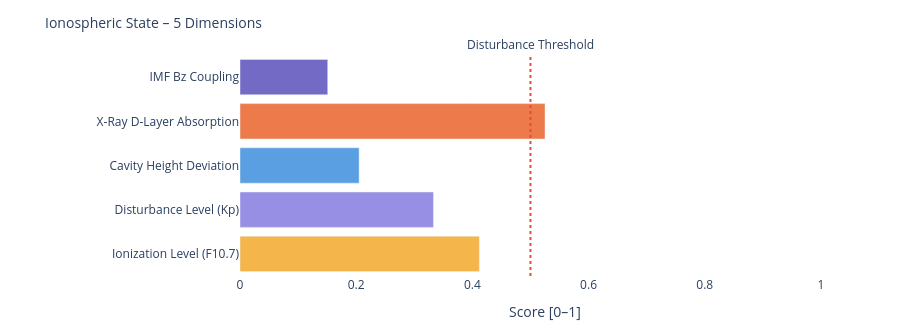

Write notebook code for a chart like this one.
### Markdown cell above
---
### 📐 Systemic Insight: Geometric Cavity vs. Real Schumann Resonance

**Relevant for:** Layer 6 = delta analysis &nbsp;|&nbsp; Layer 7 = feature vector / system interpretation

A cavity height change from 80 km to 70 km shifts the **idealized geometric frequencies** only minimally:

| Modus | Aktuell | Referenz | Δ |
|-------|---------|----------|---|
| SR-1 | 10.4762 Hz | 10.4599 Hz | +16 mHz |
| SR-2 | 18.1452 Hz | 18.1171 Hz | +28 mHz |
| SR-3 | 25.6612 Hz | 25.6215 Hz | +40 mHz |
| SR-4 | 33.1285 Hz | 33.0772 Hz | +51 mHz |

The geometric effect is limited because 10 km is very small compared to Earth's radius (~6371 km).

**Consequence:** Real Schumann deviations are likely driven more strongly by **conductivity, damping, day/night structure, lightning distribution and source geometry** than by pure cavity height.

---

**Layer 6 compares:**
```
geometric Δ from Layer 4  vs.  observed Δ from real Schumann measurement data
```

**Layer 7 Feature:**
```
If real Δ >> geometric Δ  →  non-geometric factors dominant
```

### Code cell
# ============================================================
# IONOSPHERIC STATE – Summary gauge
# Five dimensions: ionization, disturbance, cavity height, X-Ray, Bz coupling
# ============================================================

def norm(v, lo, hi):
    if v is None: return None
    return round(max(0.0, min(1.0, (v - lo) / (hi - lo))), 3)

# Ionization level (F10.7 → F2-Layer)
ioniz = norm(f107_val, 60, 250)

# Disturbance level (Kp → E/F-Layer irregularities)
disturb = norm(kp_val, 0, 9)

# Cavity height deviation from reference (80 km)
h_dev = norm(abs(h_eff - 80), 0, 20)

# X-Ray ionization (D-Layer absorption)
xray_ioniz = None
if xray_now is not None:
    xray_ioniz = norm(math.log10(max(xray_now, 1e-9)) + 9, 0, 5)

# Bz coupling (southward Bz → stronger magnetosphere-ionosphere coupling)
bz_coupling = norm(-(bz_now or 0), -5, 30) if bz_now is not None else None

dims = [
    ('Ionization Level (F10.7)',    ioniz,      '#F2A623'),
    ('Disturbance Level (Kp)',      disturb,    '#7F77DD'),
    ('Cavity Height Deviation',     h_dev,      '#378ADD'),
    ('X-Ray D-Layer Absorption',    xray_ioniz, '#E85D24'),
    ('IMF Bz Coupling',             bz_coupling,'#534AB7'),
]

fig = go.Figure()
for name, val, col in dims:
    if val is not None:
        h = int(val * 20)
        bar = '█' * h + '░' * (20 - h)
        label = f'{name}:  {bar}  {val:.3f}'
    else:
        label = f'{name}:  {"─" * 20}  n/a'
    fig.add_trace(go.Bar(
        x=[val if val is not None else 0],
        y=[name],
        orientation='h',
        marker_color=col, opacity=0.82,
        showlegend=False
    ))

fig.add_vline(x=0.5, line_dash='dot', line_color='#e74c3c',
              annotation_text='Disturbance Threshold', annotation_position='top')
fig.update_layout(
    title=dict(text='Ionospheric State – 5 Dimensions', font=dict(size=14)),
    xaxis=dict(title='Score [0–1]', range=[0, 1.05]),
    height=330, plot_bgcolor='rgba(0,0,0,0)', paper_bgcolor='rgba(0,0,0,0)',
    margin=dict(l=240, r=50, t=55, b=40)
)
fig.show()

print(f'\nIonospheric state:')
for name, val, _ in dims:
    print(f'  {name:<35} {val:.3f}' if val is not None else f'  {name:<35} n/a')

### Figure 1 — Plotly figure (JSON) as saved in the notebook; plotly's stock layout.template omitted (floating-point values rounded to 4 significant figures)
{"data": [{"marker": {"color": "#F2A623"}, "opacity": 0.82, "orientation": "h", "showlegend": false, "type": "bar", "x": [0.412], "y": ["Ionization Level (F10.7)"]}, {"marker": {"color": "#7F77DD"}, "opacity": 0.82, "orientation": "h", "showlegend": false, "type": "bar", "x": [0.333], "y": ["Disturbance Level (Kp)"]}, {"marker": {"color": "#378ADD"}, "opacity": 0.82, "orientation": "h", "showlegend": false, "type": "bar", "x": [0.205], "y": ["Cavity Height Deviation"]}, {"marker": {"color": "#E85D24"}, "opacity": 0.82, "orientation": "h", "showlegend": false, "type": "bar", "x": [0.525], "y": ["X-Ray D-Layer Absorption"]}, {"marker": {"color": "#534AB7"}, "opacity": 0.82, "orientation": "h", "showlegend": false, "type": "bar", "x": [0.151], "y": ["IMF Bz Coupling"]}], "layout": {"annotations": [{"showarrow": false, "text": "Disturbance Threshold", "x": 0.5, "xanchor": "center", "xref": "x", "y": 1, "yanchor": "bottom", "yref": "y domain"}], "height": 330, "margin": {"b": 40, "l": 240, "r": 50, "t": 55}, "paper_bgcolor": "rgba(0,0,0,0)", "plot_bgcolor": "rgba(0,0,0,0)", "shapes": [{"line": {"color": "#e74c3c", "dash": "dot"}, "type": "line", "x0": 0.5, "x1": 0.5, "xref": "x", "y0": 0, "y1": 1, "yref": "y domain"}], "title": {"font": {"size": 14}, "text": "Ionospheric State – 5 Dimensions"}, "xaxis": {"range": [0, 1.05], "title": {"text": "Score [0–1]"}}}}
